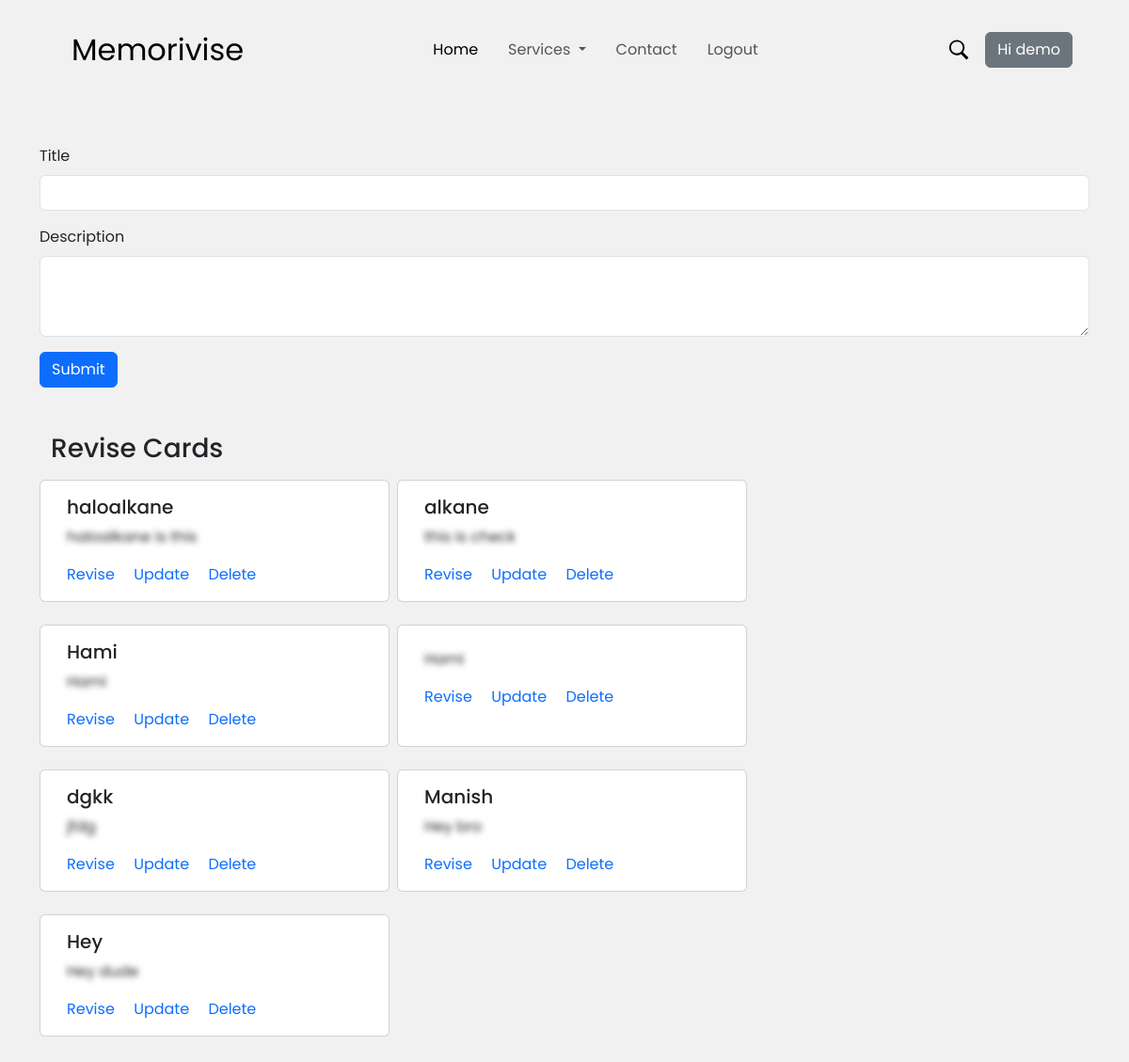
The page /revise (signed in) on the database its author committed.
### memorivise/models.py (models this page shows, shortened)
class User(db.Model, UserMixin):
    id = db.Column(db.Integer, primary_key=True)
    email = db.Column(db.String(200), unique=True)
    username = db.Column(db.String(200), unique=True)
    password = db.Column(db.String(200))
    revise = db.relationship('Revise')

class Revise(db.Model):
    id = db.Column(db.Integer, primary_key=True)
    title = db.Column(db.String(200), nullable=False)
    description = db.Column(db.String(500), nullable=False)
    date = db.Column(db.DateTime, default=datetime.utcnow)
    user_id = db.Column(db.Integer, db.ForeignKey('user.id'))

### memorivise/views.py (the view)
@views.route("/revise", methods=['POST', 'GET'])
@login_required
def revise():
    if request.method == 'POST':
        revise_title = request.form['title']
        revise_description = request.form['description']
        new_revise = Revise(title=revise_title, description=revise_description)
        try:
            db.session.add(new_revise)
            db.session.commit()
            return redirect('/revise')
        except:
            return "there was some problem adding the content."
    else:
        revisions = Revise.query.order_by(Revise.date).all()
        return render_template('revise.html', revisions=revisions, user=current_user)

### memorivise/__init__.py (called while the page is built)
def app():
    app = Flask(__name__)
    app.config['SECRET_KEY'] = "noidea"
    app.config["SQLALCHEMY_DATABASE_URI"] = f"sqlite:///{DB_NAME}"
    db.init_app(app)
    from .views import views
    from .auth import auth
    app.register_blueprint(views, url_prefix="/")
    app.register_blueprint(auth, url_prefix="/")
    from .models import Revise, User
    with app.app_context():
        db.create_all()
    login_manager = LoginManager()
    login_manager.login_view = "auth.login"
    login_manager.init_app(app)
    @login_manager.user_loader
    def load_user(id):
        return User.query.get(int(id))
    return app

### memorivise/templates/revise.html (shortened to what this page needs)
{% extends 'base.html' %}  {% block body %}
<div class="container">
  <form class="mt-5" method="POST" action="/revise">
    <div class="mb-3">
      <label for="title" class="form-label">Title</label>
      <input
        type="text"
        class="form-control"
        name="title"
        id="title"
        aria-describedby=""
        autocomplete="off"
      />
    </div>
    <div class="mb-3">
      <label for="decsription" class="form-label">Description</label>
      <textarea
        class="form-control"
        name="description"
        id="description"
        rows="3"
      ></textarea>
    </div>
    <button type="submit" id="submit" class="btn btn-primary">Submit</button>
  </form>
  <div class="revive-card-container my-5 container">
    <h3>Revise Cards</h3>
    <div class="revise-cards mt-3">
      <div class="row card-row d-flex">
        {% if revisions|length < 1 %}
        <h6 class="lead">there are no saved cards available.</h6>
        {% else%} {% for revision in revisions %}
        <div class="card me-2 mb-4 col-lg-4">
          <div class="card-body">
            <h5 class="card-title">{{ revision.title }}</h5>
            <p class="card-text card-desc" style="filter: blur(3px)">
              {{ revision.description }}
            </p>
            <a
              class="card-link"
              id="revise_test"
              data-bs-toggle="modal"
              data-bs-target="#exampleModal"
              data-toggle="modal"
              data-target="#exampleModal"
              style="cursor:pointer"
              >Revise</a
            >
            <a href="revise/update/{{revision.id}}" class="card-link">Update</a>
            <a href="revise/delete/{{revision.id}}" class="card-link">Delete</a>
          </div>
        </div>
        {% endfor %} {% endif %}
      </div>
    </div>
  </div>
</div>
{% endblock %}

### memorivise/templates/base.html (shortened to what this page needs)
<!DOCTYPE html>
<html lang="en">
  <head>
    <link
      href="https://cdn.jsdelivr.net/npm/bootstrap@5.3.0-alpha1/dist/css/bootstrap.min.css"
      rel="stylesheet"
    />
    <link rel="stylesheet" href="../static/css/style.css" />
  </head>
  <body>
    <header>
    <nav class="navbar navbar-expand-lg px-5 py-4">
      <div class="container-fluid d-flex justify-content-between">
        <a class="navbar-brand mx-3 fs-2" href="/"> Memorivise </a>
        <div class="collapse navbar-collapse" id="navbarSupportedContent">
          {% if user.is_authenticated %}
          <ul class="navbar-nav mx-auto mb-2 mb-lg-0">
            <li class="nav-item me-3">
              <a class="nav-link active" aria-current="page" href="/">Home</a>
            </li>
            <li class="nav-item me-3 dropdown">
              <a
                class="nav-link dropdown-toggle"
                href="#"
                role="button"
                data-bs-toggle="dropdown"
                aria-expanded="false"
              >
                Services
              </a>
            </li>
            <li class="nav-item me-3">
              <a class="nav-link" href="/contact">Contact</a>
            </li>
            <li class="nav-item me-3">
              <a class="nav-link" href="/logout">Logout</a>
            </li>
          </ul>
          <div class="search-icon" id="search-icon">
          </div>
          <div id="user_name" class="ms-3">
            <button class="btn btn-secondary">Hi {{ user.username }}</button>
          </div>
          {% endif %}
        </div>
      </div>
   </nav>
  </header>
    {% block body %} {%
    endblock %}
  </body>
</html>

### memorivise/static/css/style.css (style rules this page uses)
* { padding: 0; margin: 0; box-sizing: border-box; font-family: "Poppins", sans-serif; }
body { background-color: #f1f1f1; }
a { text-decoration: none; }

### rows shown on the page
User: username "demo"
Revise: title "haloalkane", description "haloalkane is this"
Revise: title "alkane", description "this is check"
Revise: title "Hami", description "Hami"
Revise: description "Hami"
Revise: title "dgkk", description "jfdg"
Revise: title "Manish", description "Hey bro"
Revise: title "Hey", description "Hey dude"
